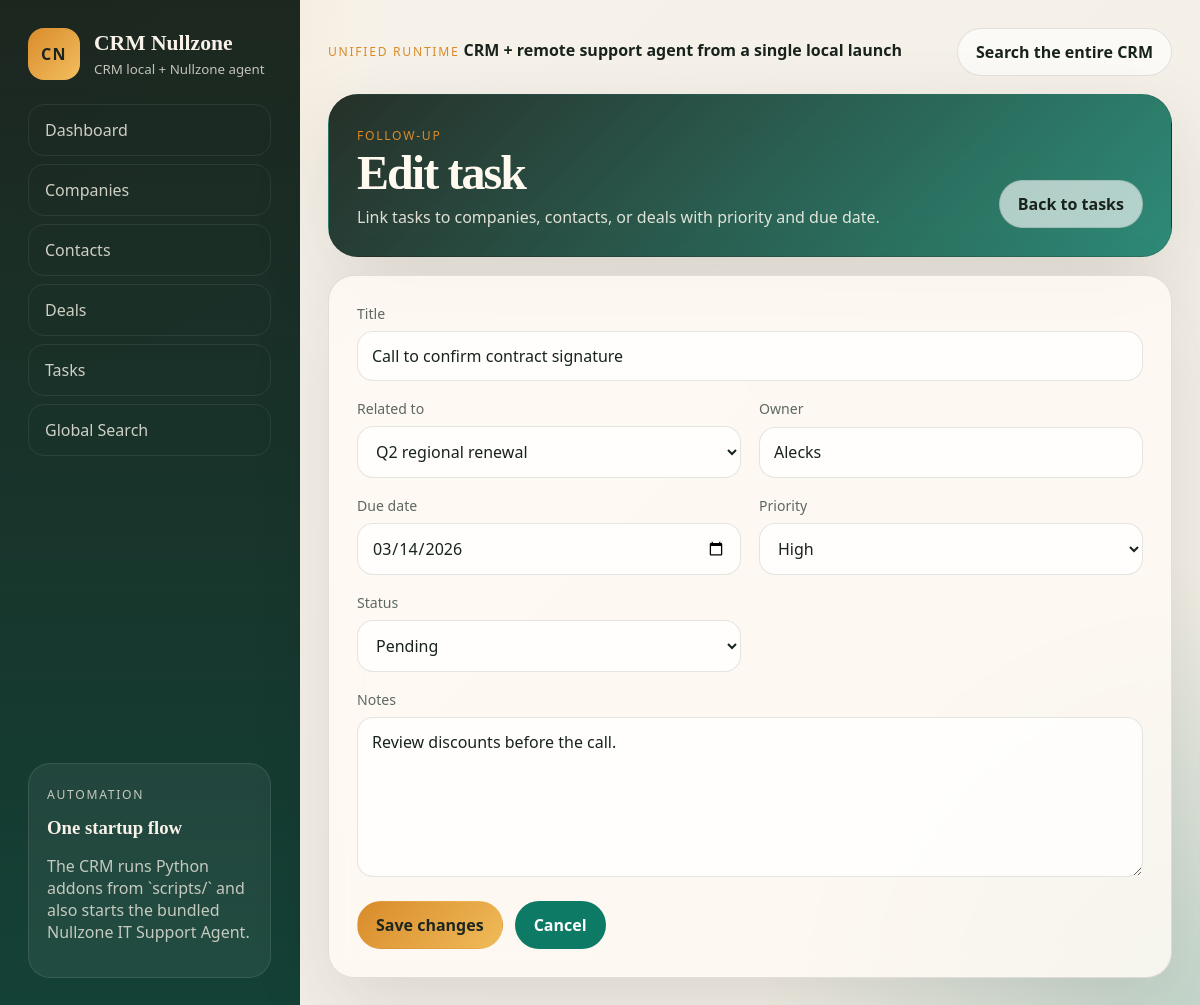
The app's page /tasks/1/edit with its own data.
### tables this page shows
CREATE TABLE tasks (
    id INTEGER PRIMARY KEY AUTOINCREMENT,
    title TEXT NOT NULL,
    related_type TEXT NOT NULL DEFAULT 'general',
    related_id INTEGER,
    due_date TEXT,
    priority TEXT NOT NULL DEFAULT 'Medium',
    status TEXT NOT NULL DEFAULT 'Pending',
    owner TEXT,
    notes TEXT,
    created_at TEXT NOT NULL DEFAULT CURRENT_TIMESTAMP
);

### crm/routes.py (the view, shortened to what this page needs)
@bp.route("/tasks/<int:task_id>/edit", methods=["GET", "POST"])
def edit_task(task_id: int):
    task = db.get_task(database_path(), task_id)
    if not task:
        flash("Task does not exist.", "error")
        return redirect(url_for("crm.tasks"))
    return render_template(
        "task_form.html",
        task=task,
        task_priorities=TASK_PRIORITIES,
        task_statuses=TASK_STATUSES,
        relation_options=relation_options(),
        selected_reference=build_related_reference(task),
    )

### crm/db.py (called while the page is built)
def connect(database_path: str | Path) -> sqlite3.Connection:
    connection = sqlite3.connect(str(database_path))
    connection.row_factory = sqlite3.Row
    connection.execute("PRAGMA foreign_keys = ON")
    return connection

def query_all(database_path: str | Path, sql: str, params: tuple[Any, ...] = ()) -> list[dict]:
    with connect(database_path) as connection:
        rows = connection.execute(sql, params).fetchall()
    return [dict(row) for row in rows]

def query_one(database_path: str | Path, sql: str, params: tuple[Any, ...] = ()) -> dict | None:
    with connect(database_path) as connection:
        row = connection.execute(sql, params).fetchone()
    return dict(row) if row else None

def get_company_options(database_path: str | Path) -> list[dict]:
    return query_all(
        database_path,
        "SELECT id, name FROM companies ORDER BY name COLLATE NOCASE ASC",
    )

def get_contact_options(database_path: str | Path) -> list[dict]:
    return query_all(
        database_path,
        """
        SELECT id, first_name || ' ' || last_name AS name
        FROM contacts
        ORDER BY first_name COLLATE NOCASE ASC, last_name COLLATE NOCASE ASC
        """,
    )

def get_deal_options(database_path: str | Path) -> list[dict]:
    return query_all(
        database_path,
        "SELECT id, title AS name FROM deals ORDER BY title COLLATE NOCASE ASC",
    )

def get_task(database_path: str | Path, task_id: int) -> dict | None:
    return query_one(database_path, "SELECT * FROM tasks WHERE id = ?", (task_id,))

### crm/routes.py (called while the page is built)
def database_path() -> str:
    return current_app.config["DATABASE"]

def build_related_reference(task: dict | None) -> str:
    if not task:
        return ""
    related_type = task.get("related_type")
    related_id = task.get("related_id")
    if related_type and related_id:
        return f"{related_type}:{related_id}"
    return ""

def relation_options() -> dict[str, list[dict]]:
    path = database_path()
    return {
        "companies": db.get_company_options(path),
        "contacts": db.get_contact_options(path),
        "deals": db.get_deal_options(path),
    }

### crm/templates/task_form.html (shortened to what this page needs)
{% extends "base.html" %}
{% block hero %}
  <section class="hero-card">
    <div>
      <p class="eyebrow">Follow-up</p>
      <h1>{% if task %}Edit task{% else %}New task{% endif %}</h1>
      <p>Link tasks to companies, contacts, or deals with priority and due date.</p>
    </div>
    <div class="hero-actions">
      <a class="button ghost" href="{{ url_for('crm.tasks') }}">Back to tasks</a>
    </div>
  </section>
{% endblock %}
{% block content %}
  <section class="panel form-panel full-span">
    <form class="form-grid" method="post">
      <label class="field full">
        <span>Title</span>
        <input type="text" name="title" value="{{ task.title if task else '' }}" required>
      </label>
      <label class="field">
        <span>Related to</span>
        <select name="related_reference">
          {% if relation_options.deals %}
            <optgroup label="Deals">
              {% for deal in relation_options.deals %}
                <option value="deal:{{ deal.id }}" {% if selected_reference == 'deal:' ~ deal.id %}selected{% endif %}>{{ deal.name }}</option>
              {% endfor %}
            </optgroup>
          {% endif %}
        </select>
      </label>
      <label class="field">
        <span>Owner</span>
        <input type="text" name="owner" value="{{ task.owner if task else '' }}">
      </label>
      <label class="field">
        <span>Due date</span>
        <input type="date" name="due_date" value="{{ task.due_date if task else '' }}">
      </label>
      <label class="field">
        <span>Priority</span>
        <select name="priority">
          {% for priority in task_priorities %}
            <option value="{{ priority }}" {% if (task and task.priority == priority) or (not task and priority == 'Medium') %}selected{% endif %}>{{ priority }}</option>
          {% endfor %}
        </select>
      </label>
      <label class="field">
        <span>Status</span>
        <select name="status">
          {% for status in task_statuses %}
            <option value="{{ status }}" {% if (task and task.status == status) or (not task and status == 'Pending') %}selected{% endif %}>{{ status }}</option>
          {% endfor %}
        </select>
      </label>
      <label class="field full">
        <span>Notes</span>
        <textarea name="notes" rows="6">{{ task.notes if task else '' }}</textarea>
      </label>
      <div class="form-actions full">
        <button class="button primary" type="submit">{% if task %}Save changes{% else %}Create task{% endif %}</button>
        <a class="button secondary" href="{{ url_for('crm.tasks') }}">Cancel</a>
      </div>
    </form>
  </section>
{% endblock %}

### crm/static/styles.css (style rules this page uses)
:root { --bg: #f3eee5; --bg-strong: #e7decc; --panel: rgba(255, 251, 245, 0.82); --panel-strong: #fff8ef; --line: rgba(38, 41, 35, 0.12); --ink: #18231c; --muted: #5d685f; --accent: #0d7a65; --accent-strong: #095947; --accent-soft: rgba(13, 122, 101, 0.12); --sun: #d98b2b; --danger: #c45435; --danger-soft: rgba(196, 84, 53, 0.14); --shadow: 0 28px 80px rgba(31, 37, 29, 0.12); }
* { box-sizing: border-box; }
html { scroll-behavior: smooth; }
body { margin: 0; min-height: 100vh; color: var(--ink); font-family: "Avenir Next", "Segoe UI", "Trebuchet MS", sans-serif; background: radial-gradient(circle at top left, rgba(217, 139, 43, 0.22), transparent 24%), radial-gradient(circle at bottom right, rgba(13, 122, 101, 0.2), transparent 28%), linear-gradient(135deg, #f8f3ea, var(--bg)); }
a { color: inherit; text-decoration: none; }
button, input, select, textarea { font: inherit; }
.eyebrow { display: inline-block; margin: 0 0 6px; font-size: 0.76rem; text-transform: uppercase; letter-spacing: 0.14em; color: var(--sun); }
.hero-card { border: 1px solid var(--line); border-radius: 30px; padding: 28px; background: linear-gradient(135deg, rgba(24, 35, 28, 0.94), rgba(13, 122, 101, 0.86)), linear-gradient(180deg, rgba(255, 255, 255, 0.08), transparent); color: #fff9ef; display: flex; justify-content: space-between; align-items: end; gap: 24px; box-shadow: var(--shadow); }
.hero-card h1 { margin: 0 0 10px; font-size: clamp(2rem, 4vw, 3.35rem); line-height: 0.95; letter-spacing: -0.04em; font-family: "Iowan Old Style", "Palatino Linotype", serif; }
.hero-card p:last-child { margin: 0; max-width: 58ch; color: rgba(255, 249, 239, 0.86); }
.hero-actions { display: flex; flex-wrap: wrap; gap: 12px; }
.full-span { grid-column: 1 / -1; }
.panel, .metric-card { border: 1px solid var(--line); border-radius: 26px; background: var(--panel); backdrop-filter: blur(14px); box-shadow: var(--shadow); }
.panel { padding: 22px; }
.button { appearance: none; border: 0; border-radius: 999px; padding: 12px 18px; display: inline-flex; align-items: center; justify-content: center; gap: 8px; font-weight: 700; cursor: pointer; transition: transform 160ms ease, filter 160ms ease, background 160ms ease; }
.button.primary, .button.secondary, .button.ghost, .button.danger { border: 1px solid transparent; }
.button.primary { background: linear-gradient(135deg, var(--sun), #f0bb59); color: #1d261f; }
.button.secondary { background: var(--accent); color: white; }
.button.ghost { background: rgba(255, 255, 255, 0.64); border-color: var(--line); color: var(--ink); }
input[type="search"], input[type="text"], input[type="email"], input[type="url"], input[type="number"], input[type="date"], select, textarea { width: 100%; border: 1px solid var(--line); border-radius: 16px; padding: 13px 14px; background: rgba(255, 255, 255, 0.78); color: var(--ink); }
.form-panel { padding: 28px; }
.form-grid { display: grid; grid-template-columns: repeat(2, minmax(0, 1fr)); gap: 18px; }
.field { display: grid; gap: 8px; }
.field span { font-size: 0.88rem; color: var(--muted); }
.field.full, .form-actions.full { grid-column: 1 / -1; }
textarea { resize: vertical; min-height: 140px; }
.form-actions { display: flex; gap: 12px; flex-wrap: wrap; margin-top: 6px; }

### records on screen
tasks: title "Call to confirm contract signature", owner "Alecks", due_date "03/14/2026", priority "High", status "Pending", notes "Review discounts before the call."

### other values on screen
{{ app_name }} "CRM Nullzone"
form field related_reference "Q2 regional renewal"
